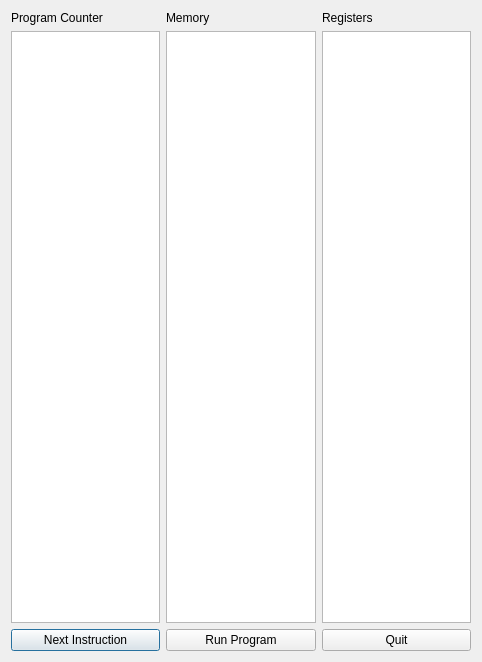
<?xml version="1.0" encoding="UTF-8"?>
<ui version="4.0">
 <class>MepaGuiUi</class>
 <widget class="QDialog" name="MepaGuiUi">
  <property name="geometry">
   <rect>
    <x>0</x>
    <y>0</y>
    <width>482</width>
    <height>662</height>
   </rect>
  </property>
  <property name="sizePolicy">
   <sizepolicy hsizetype="Preferred" vsizetype="Preferred">
    <horstretch>0</horstretch>
    <verstretch>0</verstretch>
   </sizepolicy>
  </property>
  <property name="windowTitle">
   <string>MEPA BOGA</string>
  </property>
  <property name="styleSheet">
   <string notr="true"/>
  </property>
  <layout class="QVBoxLayout" name="verticalLayout">
   <item>
    <layout class="QHBoxLayout" name="horizontalLayout_3">
     <item>
      <widget class="QLabel" name="label">
       <property name="text">
        <string>Program Counter</string>
       </property>
      </widget>
     </item>
     <item>
      <widget class="QLabel" name="label_2">
       <property name="text">
        <string>Memory</string>
       </property>
      </widget>
     </item>
     <item>
      <widget class="QLabel" name="label_3">
       <property name="text">
        <string>Registers</string>
       </property>
      </widget>
     </item>
    </layout>
   </item>
   <item>
    <layout class="QHBoxLayout" name="horizontalLayout_2">
     <item>
      <widget class="QListWidget" name="lPC"/>
     </item>
     <item>
      <widget class="QListWidget" name="lMEM">
       <property name="horizontalScrollBarPolicy">
        <enum>Qt::ScrollBarAsNeeded</enum>
       </property>
      </widget>
     </item>
     <item>
      <widget class="QListWidget" name="lREG">
       <property name="horizontalScrollBarPolicy">
        <enum>Qt::ScrollBarAsNeeded</enum>
       </property>
      </widget>
     </item>
    </layout>
   </item>
   <item>
    <layout class="QHBoxLayout" name="horizontalLayout">
     <item>
      <widget class="QPushButton" name="bNext">
       <property name="text">
        <string>Next Instruction</string>
       </property>
      </widget>
     </item>
     <item>
      <widget class="QPushButton" name="bRun">
       <property name="text">
        <string>Run Program</string>
       </property>
      </widget>
     </item>
     <item>
      <widget class="QPushButton" name="bQuit">
       <property name="text">
        <string>Quit</string>
       </property>
      </widget>
     </item>
    </layout>
   </item>
  </layout>
 </widget>
 <tabstops>
  <tabstop>bNext</tabstop>
  <tabstop>bRun</tabstop>
  <tabstop>bQuit</tabstop>
 </tabstops>
 <resources/>
 <connections>
  <connection>
   <sender>bQuit</sender>
   <signal>clicked()</signal>
   <receiver>MepaGuiUi</receiver>
   <slot>accept()</slot>
   <hints>
    <hint type="sourcelabel">
     <x>488</x>
     <y>445</y>
    </hint>
    <hint type="destinationlabel">
     <x>549</x>
     <y>430</y>
    </hint>
   </hints>
  </connection>
 </connections>
 <slots>
  <signal>runProgram()</signal>
 </slots>
</ui>
